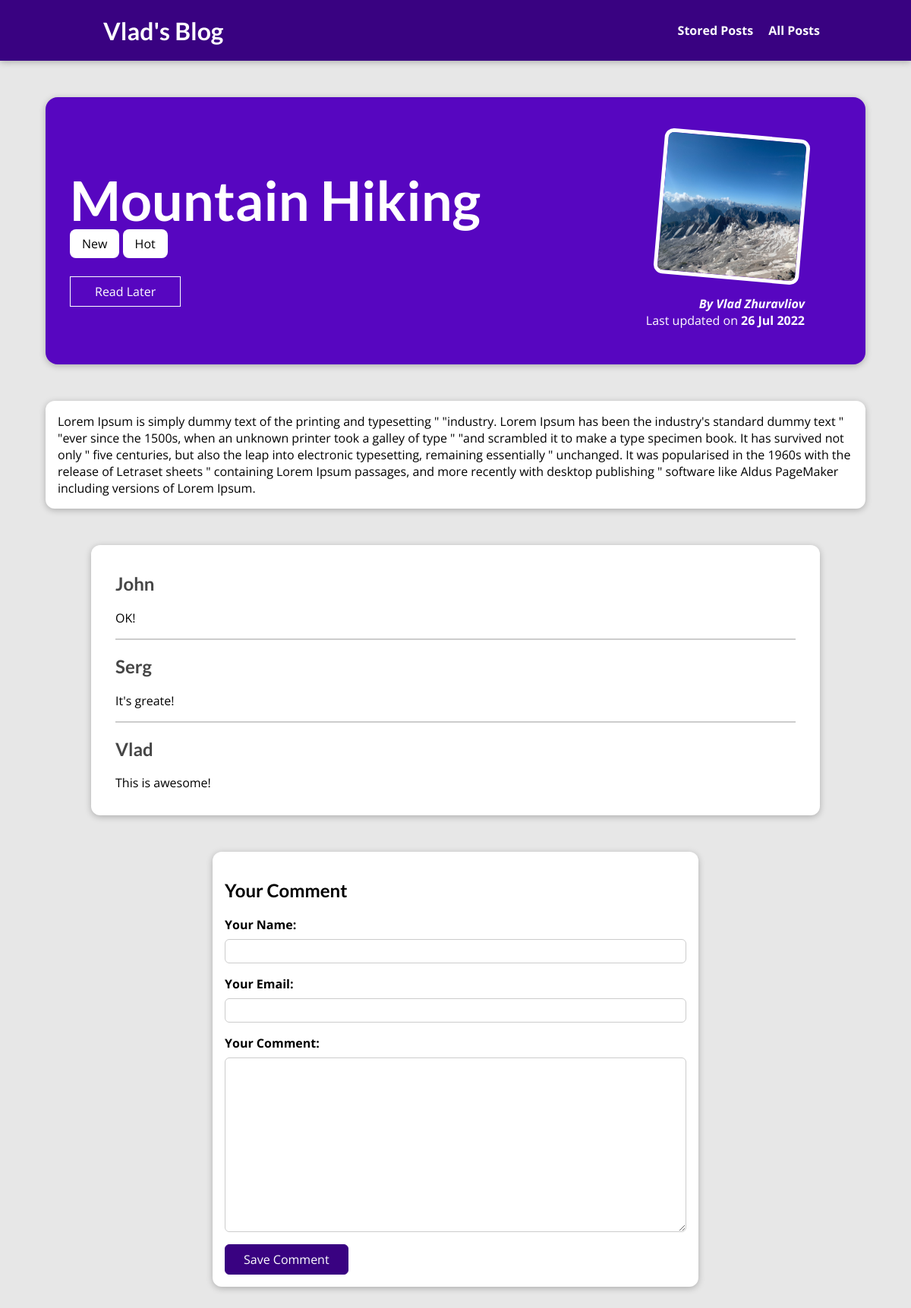
The page /posts/hike-in-the-mountains on the database its author committed.
### blog/models.py (models this page shows, shortened)
class Post(models.Model):
    title = models.CharField(max_length=150)
    excerpt = models.CharField(max_length=200)
    image = models.ImageField(upload_to='posts', null=True)
    date = models.DateField(auto_now=True)
    slug = models.SlugField(unique=True, db_index=True)
    content = models.TextField(validators=[MinLengthValidator(10)])
    author = models.ForeignKey(Author, on_delete=models.SET_NULL, null=True, related_name='posts')
    tags = models.ManyToManyField(Tag)

class Tag(models.Model):
    caption = models.CharField(max_length=20)

class Author(models.Model):
    first_name = models.CharField(max_length=100)
    last_name = models.CharField(max_length=100)
    email_address = models.EmailField(validators=[EmailValidator()])
    def full_name(self):
        return f"{self.first_name} {self.last_name}"
    def __str__(self):
        return self.full_name()

class Comment(models.Model):
    user_name = models.CharField(max_length=120)
    user_email = models.EmailField()
    text = models.TextField(max_length=400)
    post = models.ForeignKey(Post, on_delete=models.CASCADE, related_name='comments')

### blog/views.py (the view, shortened to what this page needs)
# urls.py: path('posts/<slug:slug>', views.SinglePostView.as_view(), name='post-detail-page'),
class SinglePostView(View):
    def is_stored_post(self, request, post_id):
        stored_posts = request.session.get('stored_posts')
        if stored_posts is not None:
            is_saved_for_later = post_id in stored_posts
        else:
            is_saved_for_later = False
        return is_saved_for_later
    def get(self, request, slug):
        post = Post.objects.get(slug=slug)
        context = {
            'post': post,
            'post_tags': post.tags.all(),
            'comment_form': CommentForm(),
            'comments': post.comments.all().order_by('-id'),
            'is_saved_for_later': self.is_stored_post(request, post.id)
        }
        return render(request, 'blog/post-detail.html', context)

### blog/forms.py
class CommentForm(forms.ModelForm):
    class Meta:
         model = Comment
         exclude = ['post']
         labels = {
             'user_name': 'Your Name',
             'user_email': 'Your Email',
             'text': 'Your Comment'
         }

### blog/templates/blog/post-detail.html (shortened to what this page needs)
{% extends "base.html" %}
{% load static %}
{% block css_files %}
    <link rel="stylesheet" href="{% static 'blog/post-detail.css' %}"/>
{% endblock %}
{% block content %}
    <section id="summary">
        <h2>
            {{ post.title }}
        </h2>
        <div>
            {% for tag in post_tags %}
                <span class="tag">{{ tag.caption }}</span>
            {% endfor %}
        </div>
        <div id="read-later">
            <form action="{% url 'read-later' %}" method="POST">
                <button>
                    {% if is_saved_for_later  %}
                        Remove from "Read Later" list
                    {% else %}
                        Read Later
                    {% endif %}
                </button>
            </form>
        </div>
        <article>
            <img src="{{ post.image.url }}" alt="{{ post.title }}"/>
            <address>
                <a href="mailto:{{ post.author.email_address }}">By {{ post.author }}</a>
            </address>
            <div>
                Last updated on <time>{{ post.date|date:'d M Y' }}</time>
            </div>
        </article>
    </section>
    <main>
        {{ post.content }}
    </main>
    <section id="comments">
        <ul>
            {% for comment in comments %}
                <li>
                    <h2>{{ comment.user_name }}</h2>
                    <p>{{ comment.text }}</p>
                </li>
            {% endfor %}
        </ul>
    </section>
    <section id="comment-form">
        <h2>Your Comment</h2>
        <form action="{% url 'post-detail-page' post.slug %}" method="POST">
            {% for form_field in comment_form %}
                <div class="form-control {% if form_field.errors %}invalid{% endif %}">
                    {{ form_field.label_tag }}
                    {{ form_field }}
                </div>
            {% endfor %}
            <button>Save Comment</button>
        </form>
    </section>
{% endblock %}

### templates/base.html (shortened to what this page needs)
{% load static %}
<!DOCTYPE html>
<html lang="en">
<head>
    <link rel="stylesheet" href="{% static 'app.css' %}"/>
    {% block css_files %}{% endblock %}
</head>
<body>
    <header id="main-navigation">
        <h1> <a href="{% url 'starting-page' %}">Vlad's Blog</a></h1>
        <nav>
            <a href="{% url 'read-later' %}">Stored Posts</a>
            <a href="{% url 'posts-page' %}">All Posts</a>
        </nav>
    </header>
    {% block content %}
    {% endblock %}
</body>
</html>

### static/app.css (style rules this page uses)
* { box-sizing: border-box; }
html { font-family: 'Open Sans', 'Lato', sans-serif; }
body { margin: 0; }
h1, h2, h3 { font-family: 'Lato', sans-serif; font-weight: bold; }
#main-navigation { width: 100%; height: 5rem; display: flex; justify-content: space-between; align-items: center; padding: 0 10%; position: absolute; top: 0; left: 0; }
#main-navigation a { text-decoration: none; color: white; font-weight: bold; margin-left: 1rem; }

### blog/static/blog/post-detail.css (style rules this page uses)
body { background-color: #e7e7e7; }
#main-navigation { background-color: #390281; box-shadow: 0 2px 8px rgba(0, 0, 0, 0.25); }
#summary { margin: 8rem auto 3rem auto; padding: 2rem; width: 90%; max-width: 90rem; border-radius: 16px; background-color: #5706c0; position: relative; box-shadow: 0 2px 8px rgba(0, 0, 0, 0.25); height: 22rem; }
#summary h2 { color: white; font-size: 4.5rem; margin-bottom: 0.25rem; }
#summary article { position: absolute; top: 2rem; right: 3rem; padding: 1rem 2rem; border-radius: 12px; text-align: right; color: white; }
#summary article img { width: 12rem; height: 12rem; border-radius: 12px; transform: rotateZ(5deg); border: 5px solid white; margin-bottom: 1rem; }
#summary address { font-weight: bold; }
#summary a { color: white; text-decoration: none; }
#summary time { font-weight: bold; }
#read-later { margin: 2rem 0; }
#read-later button { background-color: transparent; border: 1px solid white; padding: 0.5rem 2rem; font: inherit; color: white; cursor: pointer; }
main { width: 90%; max-width: 90rem; margin: 3rem auto; background-color: white; padding: 1rem; border-radius: 12px; box-shadow: 0 2px 8px rgba(0, 0, 0, 0.25); }
.tag { background-color: white; text-color: #390281; padding: 0.5rem 1rem; border-radius: 8px; }
#comment-form { margin: 3rem auto; width: 90%; max-width: 40rem; border-radius: 12px; background-color: white; box-shadow: 0 2px 8px rgba(0, 0, 0, 0.25); padding: 1rem; }
#comment-form button { font: inherit; background-color: #390281; color: white; border: 1px solid #390281; padding: 0.5rem 1.5rem; border-radius: 6px; cursor: pointer; }
.form-control { margin-bottom: 1rem; }
.form-control label { font-weight: bold; margin-bottom: 0.5rem; display: block; }
.form-control input, .form-control textarea { display: block; width: 100%; font: inherit; padding: 0.25rem; border-radius: 6px; border: 1px solid #ccc; }
#comments { margin: 3rem auto; width: 90%; max-width: 60rem; border-radius: 12px; background-color: white; box-shadow: 0 2px 8px rgba(0, 0, 0, 0.25); padding: 1rem 2rem; }
#comments ul { list-style: none; margin: 0; padding: 0; }
#comments li { margin-bottom: 1rem; border-bottom: 2px solid #ccc; }
#comments li:last-of-type { border-bottom: none; }
#comments h2 { color: #464646; }

### rows shown on the page
Post: title "Mountain Hiking", image (picture), author "Vlad Zhuravliov", date "26 Jul 2022", content "Lorem Ipsum is simply dummy text of the printing and typesetting \" \"industry. Lorem Ipsum has been the industry's standard dummy text \" \"ever since the 1500s, when an unknown printer took a galley of type \" \"and scrambled it to make a type specimen book. It has survived not only \" five centuries, but also the leap into electronic typesetting, remaining essentially \" unchanged. It was popularised in the 1960s with the release of Letraset sheets \" containing Lorem Ipsum passages, and more recently with desktop publishing \" software like Aldus PageMaker including versions of Lorem Ipsum."
Tag: caption "New"
Tag: caption "Hot"
Comment: user_name "John", text "OK!"
Comment: user_name "Serg", text "It's greate!"
Comment: user_name "Vlad", text "This is awesome!"
